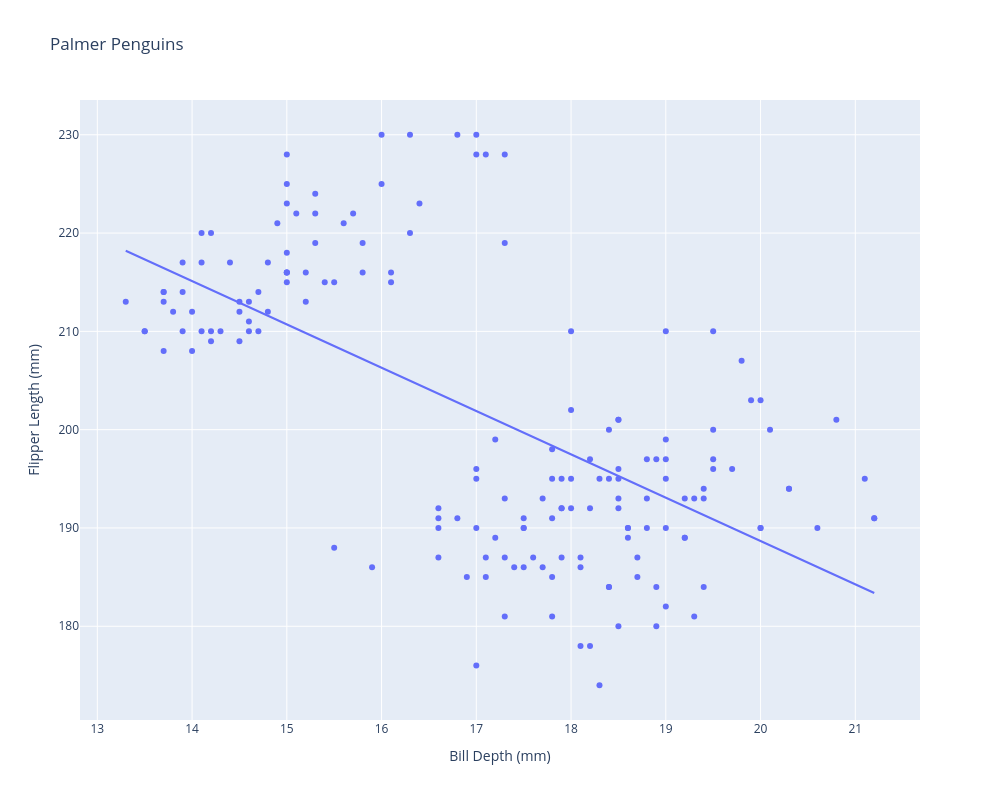

Notebook code cell kept with this figure:
### Markdown cell above
Analyzing our plot, we can already visually see that
- Adelie penguins are more concentrated on the top-left of the graph (smaller bill length, larger bill depth)
- Chinstrap penguins are concentrated on the top-right of the graph (larger bill length, larger bill depth)
- Gentoo penguins are concentrated on the bottom-right of the graph (larger bill length, smaller bill depth)
- As bill depth increases, the flipper length decreases, although we cannot deduce if it is linear
- There is not a clear linear relationship between bill depth and bill length.

Although these can be seen from our visualization, as Albert Cairo highlights in Chapter 9 of *The Trufthful Art: Data, Charts and Maps for Communication*, it is important to evaluate other metrics before drawing strong conclusions.

## Additional Modifications

There are other aspects of a scatterplot that weren't necessarily highlighted in our final visualization, but are worth noting.

### Linear Best fit Lines

We can use these to gain insight into the "strength" of the linear relationship between two variables.

### Code cell
fig = px.scatter(df, x="bill_depth_mm", y = "flipper_length_mm", 
                 
                 # In addition to the points defined above, if you any other information displayed on the hover label
                 hover_data=['body_mass_g'],

                 # Title setting
                 title="Palmer Penguins",

                 # The labels section below changes the names of the labels from the dataset to make it clearer. This also changes axis labels
                 labels={
                     "bill_length_mm": "Bill Length (mm)",
                     "bill_depth_mm": "Bill Depth (mm)",
                     "species": "Species",
                     "flipper_length_mm" : "Flipper Length (mm)",
                     "body_mass_g" : "Body Mass (g)"
                 },

                # Adjust the size to make the plot look more clean
                 width=1000, height=800,

                # Adds a trend line based on Ordinary Least Squares
                trendline = 'ols'

                 )

fig.show()

### Figure 1 — Plotly figure (JSON) as saved in the notebook; plotly's stock layout.template omitted (floating-point values rounded to 4 significant figures; data arrays with more than 128 entries replaced by an {"elided": "..."} marker saying what was removed)
{"data": [{"customdata": {"elided": "167x1 float values"}, "hovertemplate": "Bill Depth (mm)=%{x}<br>Flipper Length (mm)=%{y}<br>Body Mass (g)=%{customdata[0]}<extra></extra>", "legendgroup": "", "marker": {"color": "#636efa", "symbol": "circle"}, "mode": "markers", "name": "", "orientation": "v", "showlegend": false, "type": "scatter", "x": {"elided": "167 float values"}, "xaxis": "x", "y": {"elided": "167 float values"}, "yaxis": "y"}, {"hovertemplate": "<b>OLS trendline</b><br>flipper_length_mm = -4.40723 * bill_depth_mm + 276.817<br>R<sup>2</sup>=0.387434<br><br>Bill Depth (mm)=%{x}<br>Flipper Length (mm)=%{y} <b>(trend)</b><extra></extra>", "legendgroup": "", "marker": {"color": "#636efa", "symbol": "circle"}, "mode": "lines", "name": "", "showlegend": false, "type": "scatter", "x": {"elided": "167 float values"}, "xaxis": "x", "y": {"elided": "167 float values"}, "yaxis": "y"}], "layout": {"height": 800, "legend": {"tracegroupgap": 0}, "title": {"text": "Palmer Penguins"}, "width": 1000, "xaxis": {"anchor": "y", "domain": [0, 1], "title": {"text": "Bill Depth (mm)"}}, "yaxis": {"anchor": "x", "domain": [0, 1], "title": {"text": "Flipper Length (mm)"}}}}
